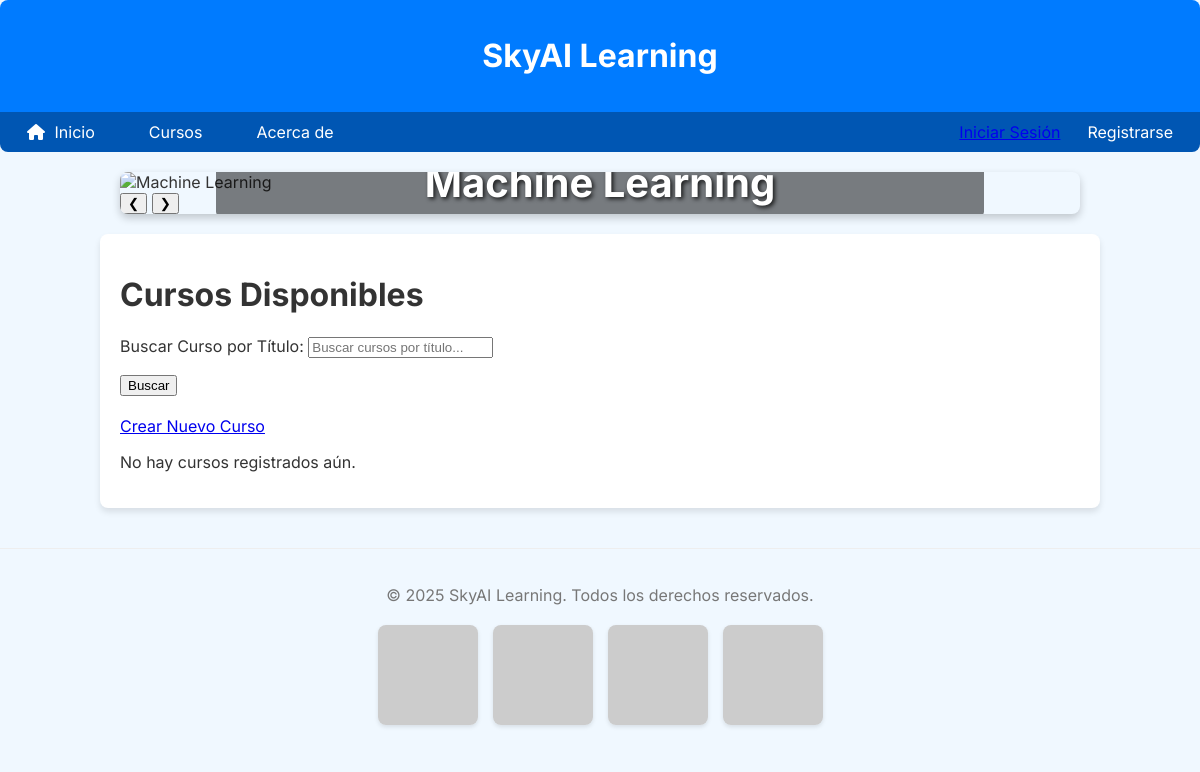
The app's page /courses/, older data.
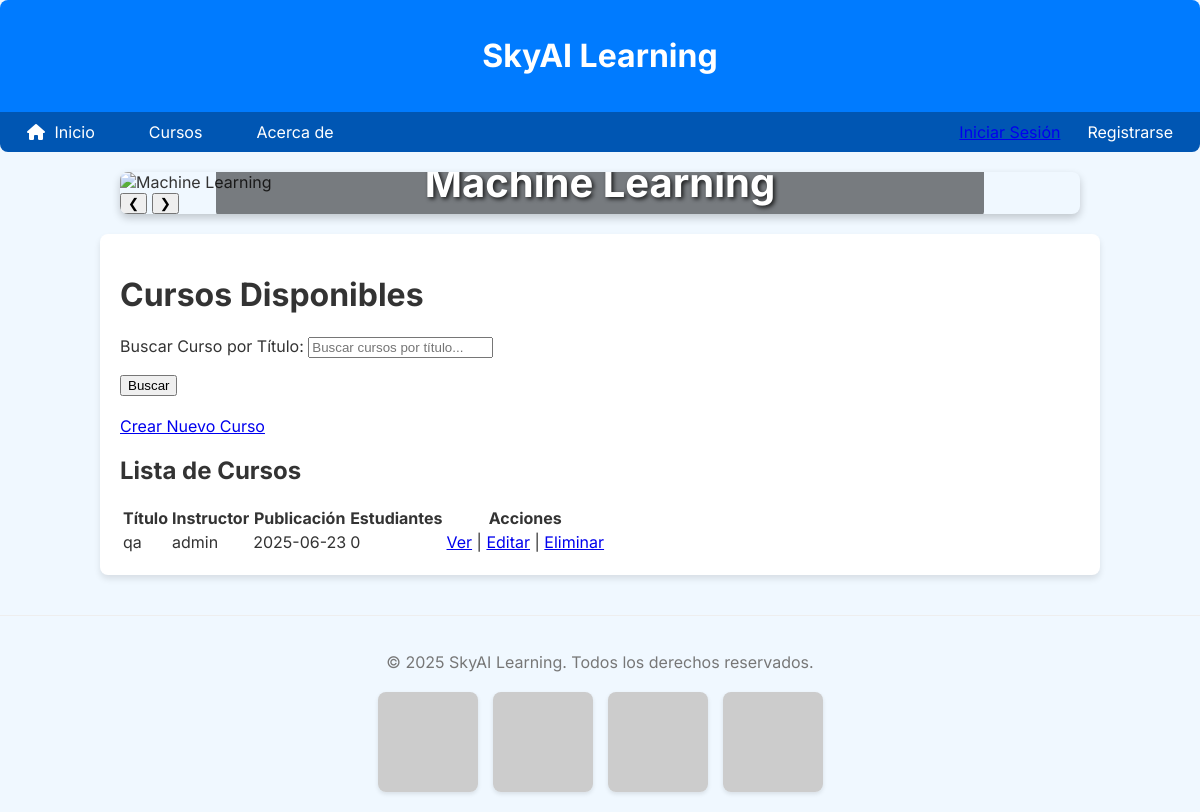
The same page, newer data.
### pag/models.py (models this page shows, shortened)
class Course(models.Model):
    title = models.CharField(max_length=200, verbose_name="Título del Curso")
    description = models.TextField(verbose_name="Descripción")
    students_count = models.IntegerField(default=0, verbose_name="Número de Estudiantes")
    published_date = models.DateField(blank=True, null=True, verbose_name="Fecha de Publicación")
    instructor = models.ForeignKey(Instructor, on_delete=models.CASCADE, related_name='courses', verbose_name="Instructor")
    class Meta:
        verbose_name = "Curso"
        verbose_name_plural = "Cursos"
        ordering = ['-published_date', 'title'] # Ordenar por fecha descendente y luego por título

class Instructor(models.Model):
    name = models.CharField(max_length=100, verbose_name="Nombre del Instructor")
    email = models.EmailField(unique=True, verbose_name="Correo Electrónico")
    class Meta:
        verbose_name = "Instructor"
        verbose_name_plural = "Instructores"
        ordering = ['name'] # Ordenar por nombre por defecto

### pag/views.py (the view)
# urls.py: path('courses/', course_list_view, name='course_list'),
def course_list_view(request): # Renombrado de post_list_view
    courses = Course.objects.all().order_by('-published_date') # Obtiene todos los cursos ordenados
    search_form = CourseSearchForm(request.GET) # Instancia el formulario de búsqueda con los datos de GET
    if search_form.is_valid():
        query = search_form.cleaned_data.get('query')
        if query:
            courses = courses.filter(title__icontains=query)
    return render(request, 'pag/course_list.html', {
        'courses': courses,
        'search_form': search_form
    })

### pag/forms.py
class CourseSearchForm(forms.Form): # Renombrado de PostSearchForm a CourseSearchForm
    query = forms.CharField(
        label='Buscar Curso por Título',
        max_length=100,
        required=False, # Que no sea un campo obligatorio para la búsqueda
        widget=forms.TextInput(attrs={'placeholder': 'Buscar cursos por título...'})
    )

### pag/templates/pag/course_list.html (shortened to what this page needs)
{% extends 'core/base.html' %}
{% block content %}
    <h1>Cursos Disponibles</h1>
        <form method="get" action="{% url 'pag:course_list' %}">
            {{ search_form.as_p }}
            <button type="submit">Buscar</button>
        </form>
        <br>
        <a href="{% url 'pag:course_create' %}" class="add-link">Crear Nuevo Curso</a>
 {% if courses %}
                <h2>Lista de Cursos</h2>
            <table>
                        <thead>
                                <tr>
                                        <th>Título</th>
                                        <th>Instructor</th>
                                        <th>Publicación</th>
                                        <th>Estudiantes</th>
                                        <th>Acciones</th>
                                </tr>
                        </thead>
                        <tbody>
                                {% for course in courses %}
                                <tr>
                                        <td>{{ course.title }}</td>
                                        <td>{{ course.instructor.name|default:"Sin instructor" }}</td>
                                        <td>{{ course.published_date|date:"Y-m-d" }}</td>
                                        <td>{{ course.students_count }}</td>
                                        <td>
                                                <a href="{% url 'pag:course_detail' course.pk %}">Ver</a> |
                                                <a href="{% url 'pag:course_edit' course.pk %}">Editar</a> |
                                                <a href="{% url 'pag:course_delete' course.pk %}">Eliminar</a>
                                        </td>
                                </tr>
                                {% endfor %}
                        </tbody>
                </table>
        {% else %}
                <p>No hay cursos registrados aún.</p>
        {% endif %}
{% endblock %}

### templates/core/base.html (shortened to what this page needs)
 <!DOCTYPE html>
    <html lang="es">
    <head>
        <link rel="stylesheet" href="https://cdnjs.cloudflare.com/ajax/libs/font-awesome/6.0.0-beta3/css/all.min.css">
    </head>
    <body>
        <header>
            <h1>SkyAI Learning</h1>
        </header>
        <nav>
            <ul class="main-nav">
                <li><a href="{% url 'home' %}"><i class="fas fa-home"></i> Inicio</a></li>
                <li><a href="{% url 'pag:course_list' %}">Cursos</a></li>
                <li><a href="{% url 'about' %}">Acerca de</a></li>
            </ul>
            <ul class="auth-nav">
                {% if user.is_authenticated %}
                    <li> </li>
                    <form action="{% url 'logout' %}" method="post" style="display:inline;">
                        {% csrf_token %}
                        <button type="submit"
                          style="background:none; border:none; padding:0; margin:0; color:inherit; cursor:pointer; font:inherit;">Cerrar Sesión ({{ user.username }})</button>
                        </button>
                    </form>
                    </li>
                    {% else %}
                    <a href="{% url 'login' %}">Iniciar Sesión</a>
                    <li><a href="{% url 'register' %}">Registrarse</a></li>
                    {% endif %}
            </ul>
        </nav>
        <div class="carousel-container">
            <div class="carousel-slide">
                <img src="https://f.hubspotusercontent40.net/hubfs/2488049/Machine%20Learning%20Cover%20Image.jpg" alt="Machine Learning">
                <div class="carousel-caption">
                    <h2>Machine Learning</h2>
                </div>
            </div>
            <button class="carousel-button prev" onclick="plusSlides(-1)">&#10094;</button>
            <button class="carousel-button next" onclick="plusSlides(1)">&#10095;</button>
        </div>
        <div class="container">
            {% block content %}{% endblock %}
        </div>
        <footer>
            <p>&copy; 2025 SkyAI Learning. Todos los derechos reservados.</p>
            <div class="footer-images">
                <img src="https://placehold.co/100x100/FF5722/FFFFFF?text=Python" alt="Imagen Python">
                <img src="https://placehold.co/100x100/9C27B0/FFFFFF?text=Django" alt="Imagen Django">
                <img src="https://placehold.co/100x100/00BCD4/FFFFFF?text=ML" alt="Imagen Machine Learning">
                <img src="https://placehold.co/100x100/8BC34A/FFFFFF?text=Web" alt="Imagen Desarrollo Web">
            </div>
        </footer>
    </body>
    </html>

### templates/core/base.html (style rules this page uses)
body { font-family: 'Inter', sans-serif; margin: 0; padding: 0; background-color: #f0f8ff; color: #333; }
.container { max-width: 960px; margin: 20px auto; padding: 20px; background-color: #fff; border-radius: 8px; box-shadow: 0 4px 6px rgba(0, 0, 0, 0.1); }
header { background-color: #007bff; color: white; padding: 15px 0; text-align: center; border-radius: 8px 8px 0 0; }
nav { background-color: #0056b3; padding: 10px 0; border-radius: 0 0 8px 8px; margin-bottom: 20px; display: flex; justify-content: space-between; align-items: center; overflow-x: auto; -webkit-overflow-scrolling: touch; }
nav ul { list-style-type: none; padding: 0; margin: 0; display: flex; white-space: nowrap; }
nav ul.main-nav { justify-content: flex-start; flex-grow: 1; }
nav ul.auth-nav { justify-content: flex-end; margin-left: auto; }
nav ul li { margin: 0 15px; }
nav ul li a { color: white; text-decoration: none; padding: 8px 12px; border-radius: 5px; transition: background-color 0.3s ease; }
nav ul li a i { margin-right: 5px; }
footer { text-align: center; margin-top: 40px; padding: 20px; color: #777; border-top: 1px solid #eee; }
.carousel-container { position: relative; width: 100%; max-width: 960px; margin: 20px auto; overflow: hidden; border-radius: 8px; box-shadow: 0 4px 8px rgba(0, 0, 0, 0.2); }
.carousel-slide { display: none; position: relative; animation: fadeEffect 1.5s; }
.carousel-slide img { width: 100%; height: auto; max-height: 400px; object-fit: cover; }
.carousel-caption { position: absolute; top: 50%; left: 50%; transform: translate(-50%, -50%); text-align: center; color: white; text-shadow: 2px 2px 4px rgba(0, 0, 0, 0.8); width: 80%; }
.carousel-caption h2 { font-size: 2.5em; margin: 0; padding: 10px; background-color: rgba(0, 0, 0, 0.5); border-radius: 5px; }
.footer-images { display: flex; justify-content: center; gap: 15px; margin-top: 20px; flex-wrap: wrap; }
.footer-images img { width: 100px; height: 100px; object-fit: cover; border-radius: 8px; box-shadow: 0 2px 4px rgba(0, 0, 0, 0.1); }

Row changes from the older to the newer data that the page shows:
added Course: title "qa", instructor.name "admin", published_date "2025-06-23", students_count "0"
Text that changed along with them:
text no longer shown: "No hay cursos registrados aún."
text now shown: "Lista de Cursos Título Instructor Publicación Estudiantes Acciones"
